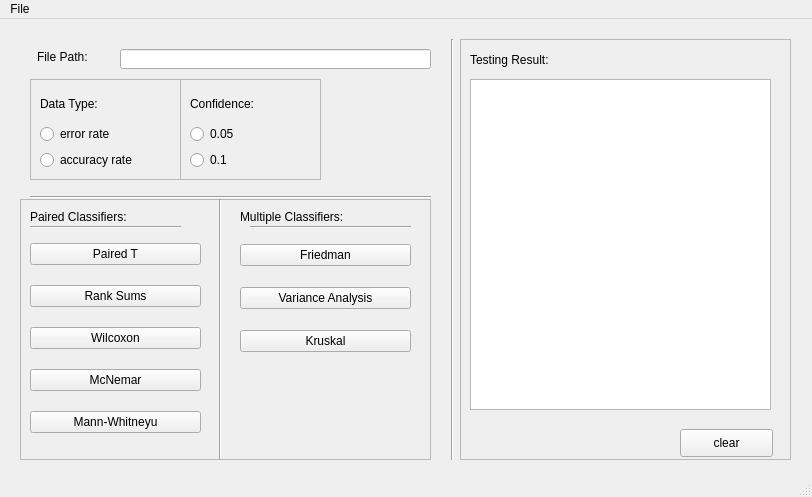
<?xml version="1.0" encoding="UTF-8"?>
<ui version="4.0">
 <class>HtWindow</class>
 <widget class="QMainWindow" name="HtWindow">
  <property name="geometry">
   <rect>
    <x>0</x>
    <y>0</y>
    <width>812</width>
    <height>497</height>
   </rect>
  </property>
  <property name="windowTitle">
   <string>MainWindow</string>
  </property>
  <widget class="QWidget" name="centralwidget">
   <widget class="QLabel" name="label_fp">
    <property name="geometry">
     <rect>
      <x>37</x>
      <y>30</y>
      <width>81</width>
      <height>15</height>
     </rect>
    </property>
    <property name="text">
     <string>File Path:</string>
    </property>
   </widget>
   <widget class="QLineEdit" name="lineEdit">
    <property name="geometry">
     <rect>
      <x>120</x>
      <y>30</y>
      <width>311</width>
      <height>20</height>
     </rect>
    </property>
   </widget>
   <widget class="QFrame" name="frame_ht">
    <property name="geometry">
     <rect>
      <x>20</x>
      <y>180</y>
      <width>411</width>
      <height>261</height>
     </rect>
    </property>
    <property name="frameShape">
     <enum>QFrame::StyledPanel</enum>
    </property>
    <property name="frameShadow">
     <enum>QFrame::Raised</enum>
    </property>
    <widget class="QLabel" name="label_paired">
     <property name="geometry">
      <rect>
       <x>10</x>
       <y>10</y>
       <width>161</width>
       <height>16</height>
      </rect>
     </property>
     <property name="text">
      <string>Paired Classifiers:</string>
     </property>
    </widget>
    <widget class="Line" name="line_h1">
     <property name="geometry">
      <rect>
       <x>10</x>
       <y>20</y>
       <width>151</width>
       <height>16</height>
      </rect>
     </property>
     <property name="orientation">
      <enum>Qt::Horizontal</enum>
     </property>
    </widget>
    <widget class="QWidget" name="layoutWidget">
     <property name="geometry">
      <rect>
       <x>10</x>
       <y>30</y>
       <width>171</width>
       <height>221</height>
      </rect>
     </property>
     <layout class="QGridLayout" name="gridLayout_paired">
      <item row="4" column="0">
       <widget class="QPushButton" name="pbt_mn">
        <property name="text">
         <string>McNemar</string>
        </property>
       </widget>
      </item>
      <item row="1" column="0">
       <widget class="QPushButton" name="pbt_pt">
        <property name="text">
         <string>Paired T</string>
        </property>
       </widget>
      </item>
      <item row="5" column="0">
       <widget class="QPushButton" name="pbt_mw">
        <property name="text">
         <string>Mann-Whitneyu</string>
        </property>
       </widget>
      </item>
      <item row="3" column="0">
       <widget class="QPushButton" name="pbt_w">
        <property name="text">
         <string>Wilcoxon</string>
        </property>
       </widget>
      </item>
      <item row="2" column="0">
       <widget class="QPushButton" name="pbt_rs">
        <property name="text">
         <string>Rank Sums</string>
        </property>
       </widget>
      </item>
     </layout>
    </widget>
    <widget class="QLabel" name="label_multiple">
     <property name="geometry">
      <rect>
       <x>220</x>
       <y>10</y>
       <width>181</width>
       <height>16</height>
      </rect>
     </property>
     <property name="text">
      <string>Multiple Classifiers:</string>
     </property>
    </widget>
    <widget class="Line" name="line_h2">
     <property name="geometry">
      <rect>
       <x>230</x>
       <y>20</y>
       <width>161</width>
       <height>16</height>
      </rect>
     </property>
     <property name="orientation">
      <enum>Qt::Horizontal</enum>
     </property>
    </widget>
    <widget class="QWidget" name="layoutWidget">
     <property name="geometry">
      <rect>
       <x>220</x>
       <y>30</y>
       <width>171</width>
       <height>141</height>
      </rect>
     </property>
     <layout class="QGridLayout" name="gridLayout_multiple">
      <item row="1" column="0">
       <widget class="QPushButton" name="pbt_va">
        <property name="text">
         <string>Variance Analysis</string>
        </property>
       </widget>
      </item>
      <item row="2" column="0">
       <widget class="QPushButton" name="pbt_kr">
        <property name="text">
         <string>Kruskal</string>
        </property>
       </widget>
      </item>
      <item row="0" column="0">
       <widget class="QPushButton" name="pbt_fr">
        <property name="text">
         <string>Friedman</string>
        </property>
       </widget>
      </item>
     </layout>
    </widget>
    <widget class="Line" name="line_v1">
     <property name="geometry">
      <rect>
       <x>190</x>
       <y>0</y>
       <width>20</width>
       <height>261</height>
      </rect>
     </property>
     <property name="orientation">
      <enum>Qt::Vertical</enum>
     </property>
    </widget>
   </widget>
   <widget class="Line" name="line_h1_2">
    <property name="geometry">
     <rect>
      <x>30</x>
      <y>170</y>
      <width>401</width>
      <height>16</height>
     </rect>
    </property>
    <property name="orientation">
     <enum>Qt::Horizontal</enum>
    </property>
   </widget>
   <widget class="QFrame" name="frame_dt">
    <property name="geometry">
     <rect>
      <x>30</x>
      <y>60</y>
      <width>151</width>
      <height>101</height>
     </rect>
    </property>
    <property name="frameShape">
     <enum>QFrame::StyledPanel</enum>
    </property>
    <property name="frameShadow">
     <enum>QFrame::Raised</enum>
    </property>
    <widget class="QWidget" name="layoutWidget">
     <property name="geometry">
      <rect>
       <x>10</x>
       <y>10</y>
       <width>133</width>
       <height>81</height>
      </rect>
     </property>
     <layout class="QVBoxLayout" name="verticalLayout_dt">
      <item>
       <widget class="QLabel" name="label_dt">
        <property name="text">
         <string>Data Type:</string>
        </property>
       </widget>
      </item>
      <item>
       <widget class="QRadioButton" name="rbt_er">
        <property name="text">
         <string>error rate</string>
        </property>
       </widget>
      </item>
      <item>
       <widget class="QRadioButton" name="rbt_ar">
        <property name="text">
         <string>accuracy rate</string>
        </property>
       </widget>
      </item>
     </layout>
    </widget>
   </widget>
   <widget class="QFrame" name="frame_con">
    <property name="geometry">
     <rect>
      <x>180</x>
      <y>60</y>
      <width>141</width>
      <height>101</height>
     </rect>
    </property>
    <property name="frameShape">
     <enum>QFrame::StyledPanel</enum>
    </property>
    <property name="frameShadow">
     <enum>QFrame::Raised</enum>
    </property>
    <widget class="QWidget" name="layoutWidget">
     <property name="geometry">
      <rect>
       <x>10</x>
       <y>10</y>
       <width>117</width>
       <height>81</height>
      </rect>
     </property>
     <layout class="QVBoxLayout" name="verticalLayout_con">
      <item>
       <widget class="QLabel" name="label_con">
        <property name="text">
         <string>Confidence:</string>
        </property>
       </widget>
      </item>
      <item>
       <widget class="QRadioButton" name="rbt_005">
        <property name="text">
         <string>0.05</string>
        </property>
       </widget>
      </item>
      <item>
       <widget class="QRadioButton" name="rbt_01">
        <property name="text">
         <string>0.1</string>
        </property>
       </widget>
      </item>
     </layout>
    </widget>
   </widget>
   <widget class="Line" name="line_v2">
    <property name="geometry">
     <rect>
      <x>422</x>
      <y>20</y>
      <width>60</width>
      <height>421</height>
     </rect>
    </property>
    <property name="orientation">
     <enum>Qt::Vertical</enum>
    </property>
   </widget>
   <widget class="QFrame" name="frame_tr">
    <property name="geometry">
     <rect>
      <x>460</x>
      <y>20</y>
      <width>331</width>
      <height>421</height>
     </rect>
    </property>
    <property name="frameShape">
     <enum>QFrame::StyledPanel</enum>
    </property>
    <property name="frameShadow">
     <enum>QFrame::Raised</enum>
    </property>
    <widget class="QLabel" name="label_tr">
     <property name="geometry">
      <rect>
       <x>10</x>
       <y>10</y>
       <width>131</width>
       <height>21</height>
      </rect>
     </property>
     <property name="text">
      <string>Testing Result: </string>
     </property>
    </widget>
    <widget class="QTextEdit" name="textEdit_result">
     <property name="geometry">
      <rect>
       <x>10</x>
       <y>40</y>
       <width>301</width>
       <height>331</height>
      </rect>
     </property>
    </widget>
    <widget class="QPushButton" name="pbt_clear">
     <property name="geometry">
      <rect>
       <x>220</x>
       <y>390</y>
       <width>93</width>
       <height>28</height>
      </rect>
     </property>
     <property name="text">
      <string>clear</string>
     </property>
    </widget>
   </widget>
  </widget>
  <widget class="QStatusBar" name="statusbar"/>
  <widget class="QMenuBar" name="menuBar">
   <property name="geometry">
    <rect>
     <x>0</x>
     <y>0</y>
     <width>812</width>
     <height>26</height>
    </rect>
   </property>
   <widget class="QMenu" name="menuFile">
    <property name="title">
     <string>File</string>
    </property>
    <addaction name="actionopen"/>
    <addaction name="separator"/>
    <addaction name="actionexit"/>
   </widget>
   <addaction name="menuFile"/>
  </widget>
  <action name="actionopen">
   <property name="text">
    <string>open</string>
   </property>
  </action>
  <action name="actionexit">
   <property name="text">
    <string>exit</string>
   </property>
  </action>
 </widget>
 <resources/>
 <connections/>
</ui>
